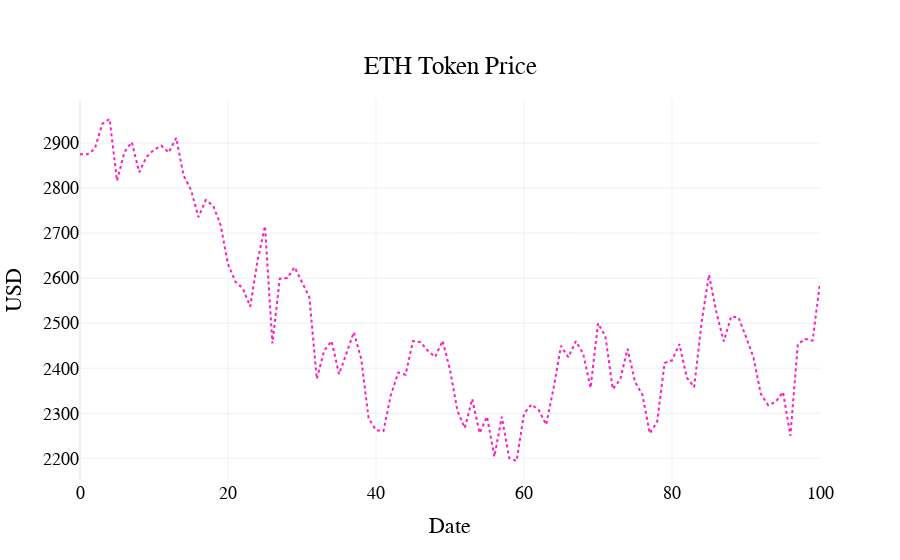

The code cell stored with this chart in its notebook:
### Code cell
visualizations.plot_token_price_per_subset(
    df,
    scenario_names={
    0: "normal",
}
)

### Figure 1 — Plotly figure (JSON) as saved in the notebook; plotly's stock layout.template omitted (floating-point values rounded to 4 significant figures; data arrays with more than 128 entries replaced by an {"elided": "..."} marker saying what was removed)
{"data": [{"line": {"color": "#FC1CBF", "dash": "dot"}, "name": "normal", "type": "scatter", "x": {"elided": "601 int values"}, "y": {"elided": "601 float values"}}], "layout": {"font": {"color": "black", "family": "Arial", "size": 18}, "hovermode": "x unified", "legend": {"font": {"color": "black", "size": 18}, "orientation": "h", "x": 0.5, "xanchor": "center", "y": -0.4, "yanchor": "bottom"}, "paper_bgcolor": "rgba(255, 255, 255, 1)", "plot_bgcolor": "rgba(255, 255, 255, 1)", "title": {"text": "ETH Token Price", "x": 0.5, "xanchor": "center", "y": 0.9, "yanchor": "top"}, "xaxis": {"title": {"text": "Date"}}, "yaxis": {"title": {"text": "USD"}}}}
